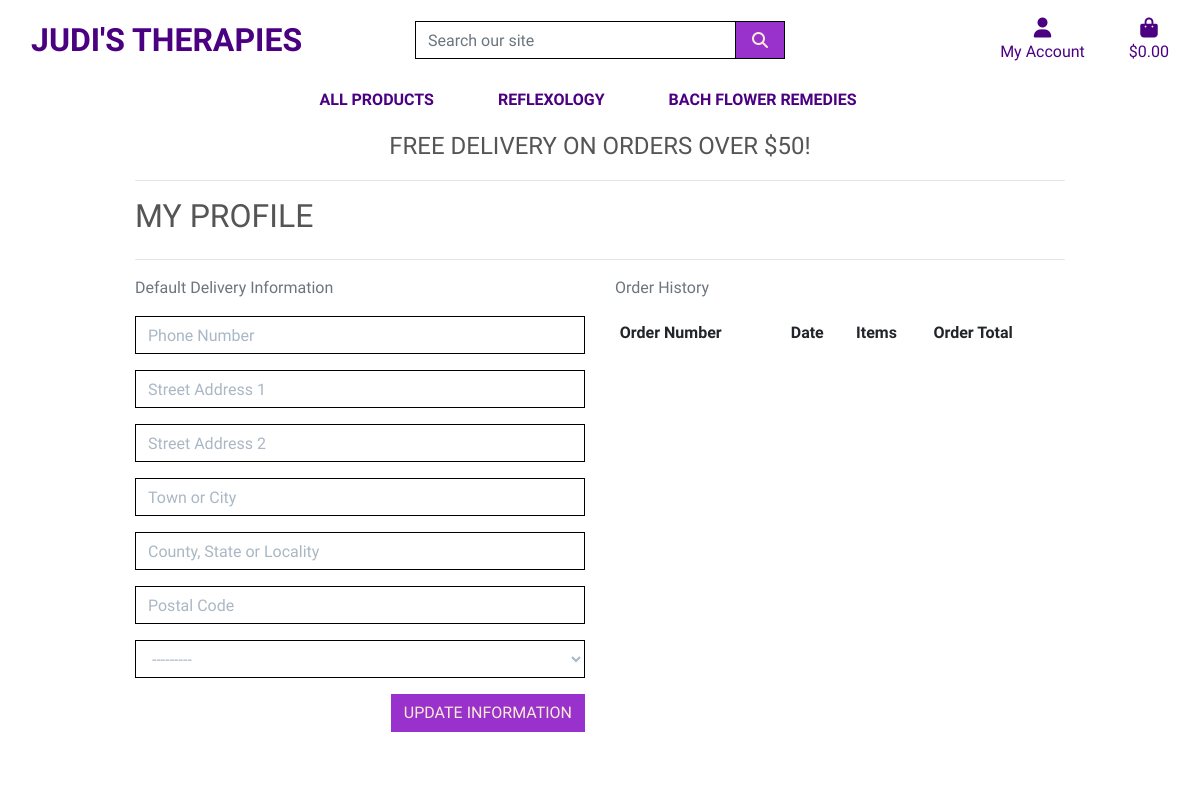
The page /profile/ (signed in) on the database as committed earlier.
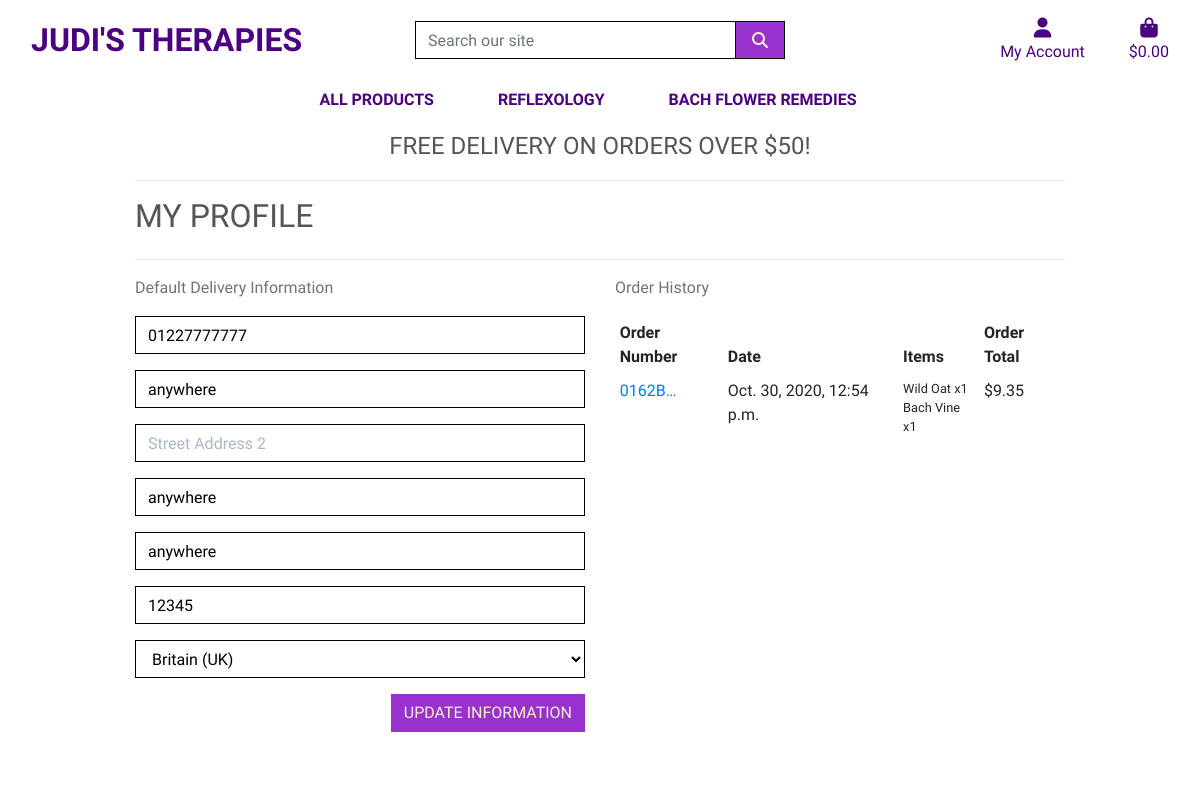
The same page on the database as committed later.
### profiles/models.py (models this page shows, shortened)
class UserProfile(models.Model):
    user = models.OneToOneField(User, on_delete=models.CASCADE)
    default_phone_number = models.CharField(max_length=20, null=True, blank=True)
    default_street_address1 = models.CharField(max_length=80, null=True, blank=True)
    default_street_address2 = models.CharField(max_length=80, null=True, blank=True)
    default_town_or_city = models.CharField(max_length=40, null=True, blank=True)
    default_county = models.CharField(max_length=80, null=True, blank=True)
    default_postcode = models.CharField(max_length=20, null=True, blank=True)
    default_country = CountryField(blank_label='Country', null=True, blank=True)

### checkout/models.py (models this page shows, shortened)
class Order(models.Model):
    order_number = models.CharField(max_length=32, null=False, editable=False)
    user_profile = models.ForeignKey(UserProfile, on_delete=models.SET_NULL,
                                     null=True, blank=True, related_name='orders')
    full_name = models.CharField(max_length=50, null=False, blank=False)
    email = models.EmailField(max_length=254, null=False, blank=False)
    phone_number = models.CharField(max_length=20, null=False, blank=False)
    country = CountryField(blank_label='Country *', null=False, blank=False)
    postcode = models.CharField(max_length=20, null=True, blank=True)
    town_or_city = models.CharField(max_length=40, null=False, blank=False)
    street_address1 = models.CharField(max_length=80, null=False, blank=False)
    street_address2 = models.CharField(max_length=80, null=True, blank=True)
    county = models.CharField(max_length=80, null=True, blank=True)
    date = models.DateTimeField(auto_now_add=True)
    delivery_cost = models.DecimalField(max_digits=6, decimal_places=2, null=False, default=0)
    order_total = models.DecimalField(max_digits=10, decimal_places=2, null=False, default=0)
    grand_total = models.DecimalField(max_digits=10, decimal_places=2, null=False, default=0)
    original_bag = models.TextField(null=False, blank=False, default='')
    stripe_pid = models.CharField(max_length=254, null=False, blank=False, default='')

class OrderLineItem(models.Model):
    order = models.ForeignKey(Order, null=False, blank=False, on_delete=models.CASCADE, related_name='lineitems')
    product = models.ForeignKey(Product, null=False, blank=False, on_delete=models.CASCADE)
    product_size = models.CharField(max_length=2, null=True, blank=True) # XS, S, M, L, XL
    quantity = models.IntegerField(null=False, blank=False, default=0)
    lineitem_total = models.DecimalField(max_digits=6, decimal_places=2, null=False, blank=False, editable=False)

### products/models.py (models this page shows, shortened)
class Product(models.Model):
    category = models.ForeignKey('Category', null=True, blank=True, on_delete=models.SET_NULL)
    sku = models.CharField(max_length=254, null=True, blank=True)
    name = models.CharField(max_length=254)
    description = models.TextField()
    price = models.DecimalField(max_digits=6, decimal_places=2)
    has_sizes = models.BooleanField(default=False, null=True, blank=True)
    rating = models.DecimalField(max_digits=6, decimal_places=2, null=True, blank=True)
    image = models.ImageField(null=True, blank=True)

### profiles/views.py (the view)
# urls.py: path('profile/', include('profiles.urls')),
def profile(request):
    profile = get_object_or_404(UserProfile, user=request.user)
    if request.method == 'POST':
        form = UserProfileForm(request.POST, instance=profile)
        if form.is_valid():
            form.save()
            messages.success(request, 'Profile updated successfully')
        else:
            messages.error(request, 'Update failed. Please ensure the form is valid.')
    else:
        form = UserProfileForm(instance=profile)
    orders = profile.orders.all()
    template = 'profiles/profile.html'
    context = {
        'form': form,
        'orders': orders,
        'on_profile_page': True
    }
    return render(request, template, context)

### profiles/forms.py
class UserProfileForm(forms.ModelForm):
    class Meta:
        model = UserProfile
        exclude = ('user',)
    def __init__(self, *args, **kwargs):
        super().__init__(*args, **kwargs)
        placeholders = {
            'default_phone_number': 'Phone Number',
            'default_postcode': 'Postal Code',
            'default_town_or_city': 'Town or City',
            'default_street_address1': 'Street Address 1',
            'default_street_address2': 'Street Address 2',
            'default_county': 'County, State or Locality',
        }
        self.fields['default_phone_number'].widget.attrs['autofocus'] = True
        for field in self.fields:
            if field != 'default_country':
                if self.fields[field].required:
                    placeholder = f'{placeholders[field]} *'
                else:
                    placeholder = placeholders[field]
                self.fields[field].widget.attrs['placeholder'] = placeholder
            self.fields[field].widget.attrs['class'] = 'border-black rounded-0 profile-form-input'
            self.fields[field].label = False

### bag/contexts.py (called while the page is built, shortened)
def bag_contents(request):
    bag_items = []
    total = 0
    product_count = 0
    bag = request.session.get('bag', {})
    if total < settings.FREE_DELIVERY_THRESHOLD:
        delivery = total * Decimal(settings.STANDARD_DELIVERY_PERCENTAGE / 100)
        free_delivery_delta = settings.FREE_DELIVERY_THRESHOLD - total
    else:
        delivery = 0
        free_delivery_delta = 0
    grand_total = delivery + total
    context = {
        'bag_items': bag_items,
        'total': total,
        'product_count': product_count,
        'delivery': delivery,
        'free_delivery_delta': free_delivery_delta,
        'free_delivery_threshold': settings.FREE_DELIVERY_THRESHOLD,
        'grand_total': grand_total,
    }
    return context

### profiles/templates/profiles/profile.html (shortened to what this page needs)
<!DOCTYPE html>
{% extends "base.html" %}
{% load static %}
{% block extra_css %}
    <link rel="stylesheet" href="{% static 'profiles/css/profile.css' %}">
{% endblock %}
{% block page_header %}
    <div class="container header-container">
    </div>
{% endblock %}
{% block content %}
    <div class="overlay"></div>
    <div class="container">
        <div class="row">
            <div class="col">
                <hr>
                <h2 class="logo-font mb-4">My Profile</h2>
                <hr>
            </div>
        </div>
        <div class="row">
            <div class="col-12 col-lg-6">
                <p class="text-muted">Default Delivery Information</p>
                <form class="mt-3" action="{% url 'profile' %}" method="POST" id="profile-update-form">
                    {{ form|crispy }}
                    <button class="btn btn-black rounded-0 text-uppercase float-right">Update Information</button>
                </form>
            </div>
            <div class="col-12 col-lg-6">
                <p class="text-muted">Order History</p>
                <div class="order-history table-responsive">
                    <table class="table table-sm table-borderless">
                        <thead>
                            <tr>
                                <th>Order Number</th>
                                <th>Date</th>
                                <th>Items</th>
                                <th>Order Total</th>
                            </tr>
                        </thead>
                        <tbody>
                            {% for order in orders %}
                                <tr>
                                    <td>
                                        <a href="{% url 'order_history' order.order_number %}"
                                        title="{{ order.order_number }}">
                                            {{ order.order_number|truncatechars:6 }}
                                        </a>
                                    </td>
                                    <td>{{ order.date }}</td>
                                    <td>
                                        <ul class="list-unstyled">
                                            {% for item in order.lineitems.all %}
                                                <li class="small">
                                                    {{ item.product.name }} x{{ item.quantity }}
                                                </li>
                                            {% endfor %}
                                        </ul>
                                    </td>
                                    <td>${{ order.grand_total }}</td>
                                </tr>
                            {% endfor %}
                        </tbody>
                    </table>
                </div>
            </div>
        </div>
    </div>
{% endblock %}

### templates/base.html (shortened to what this page needs)
<!doctype html>
{% load static %}
<html lang="en">
  <head>
    {% block core_css %}
    <link rel="stylesheet" href="https://stackpath.bootstrapcdn.com/bootstrap/4.4.1/css/bootstrap.min.css">
    <link rel="stylesheet" href="{% static 'css/base.css' %}">
    {% endblock%}
    {% block extra_css %}
    {% endblock %}
  </head>
  <body>
    <header class="container-fluid fixed-top">
        <div id="topnav" class="row bg-white pt-lg-2 d-none d-lg-flex">
            <div class="col-12 col-lg-4 my-auto py-1 py-lg-0 text-center text-lg-left">
                <a href="{% url 'home' %}" class="nav-link main-logo-link">
                    <h2 class="logo-font text-black my-0"><strong>Judi's Therapies</strong></h2>
                </a>
            </div>
            <div class="col-12 col-lg-4 my-auto py-1 py-lg-0">
                <form method="GET" action="{% url 'products' %}">
                    <div class="input-group w-100">
                        <input class="form-control border border-black rounded-0" type="text" name="q" placeholder="Search our site">
                        <div class="input-group-append">
                            <button class="form-control btn btn-black border border-black rounded-0" type="submit">
                                <span class="icon">
                                    <i class="fas fa-search"></i>
                                </span>
                            </button>
                        </div>
                    </div>
                </form>
            </div>
            <div class="col-12 col-lg-4 my-auto py-1 py-lg-0">
                <ul class="list-inline list-unstyled text-center text-lg-right my-0">
                    <li class="list-inline-item dropdown">
                        <a class="text-black nav-link" href="#" id="user-options" data-toggle="dropdown" aria-haspopup="true" aria-expanded="false">
                            <div class="text-center">
                                <div><i class="fas fa-user fa-lg"></i></div>
                                <p class="my-0">My Account</p>
                            </div>
                        </a>
                    </li>
                    <li class="list-inline-item">
                        <a class="{% if grand_total %}text-info font-weight-bold{% else %}text-black{% endif %} nav-link" href="{% url 'view_bag' %}">
                            <div class="text-center">
                                <div><i class="fas fa-shopping-bag fa-lg"></i></div>
                                <p class="my-0">
                                    {% if grand_total %}
                                        ${{ grand_total|floatformat:2 }}
                                    {% else %}
                                        $0.00
                                    {% endif %}
                                </p>
                            </div>
                        </a>
                    </li>
                </ul>
            </div>
        </div>
        <div class="row bg-white">
            <nav class="navbar navbar-expand-lg navbar-light w-100">
                {% include 'includes/mobile-top-header.html' %}
                {% include 'includes/main-nav.html' %}
            </nav>
        </div>
        <div id="delivery-banner" class="row text-center">
            <div class="col bg-black text-purple">
                <h4 class="logo-font my-1">Free delivery on orders over ${{ free_delivery_threshold }}!</h4>
            </div>
        </div>
    </header>
    {% block page_header %}
    {% endblock %}
    {% block content %}
    {% endblock %}
  </body>
</html>

### templates/includes/mobile-top-header.html (shortened to what this page needs)
<!DOCTYPE html>

### templates/includes/main-nav.html (shortened to what this page needs)
<!DOCTYPE html>
<div class="collapse navbar-collapse" id="main-nav">
    <ul class="navbar-nav w-auto mx-auto">
         <li class="nav-item dropdown">
            <a class="logo-font font-weight-bold nav-link text-black mr-5" href="#" id="all-products-link" data-toggle="dropdown" aria-haspopup="true" aria-expanded="false">
                All Products
            </a>
        </li>
        <li class="nav-item dropdown">
            <a class="logo-font font-weight-bold nav-link text-black mr-5" href="#" id="reflexology-link" data-toggle="dropdown" aria-haspopup="true" aria-expanded="false">
                Reflexology
            </a>
        </li>
        <li class="nav-item dropdown">
            <a class="logo-font font-weight-bold nav-link text-black mr-5" href="#" id="bach-flower-link" data-toggle="dropdown" aria-haspopup="true" aria-expanded="false">
                Bach Flower Remedies
            </a>
        </li>
    </ul>
</div>

### static/css/base.css (style rules this page uses)
html { height: 100%; }
body { background: url('/media/Reflexology-Image2.jpg') no-repeat center center fixed; background-size: cover; height: calc(100vh - 164px); color: #555; font-family: 'Kalam'; }
.icon { align-items: center; display: inline-flex; justify-content: center; height: 1.5rem; width: 1.5rem; }
.logo-font { text-transform: uppercase; }
.main-logo-link { width: fit-content; }
.btn-black { background: #9932CC; color: #FAEBD7; }
.text-black { color: #4B0082 !important; }
.border-black { border: 1px solid black !important; }
.overlay { height: 100%; width: 100%; top: 0; left: 0; position: fixed; background: white; z-index: -1; }
@media (min-width: 1200px) { .container { max-width: 80%; } }
@media (min-width: 992px) { .header-container { padding-top: 164px; } }

### profiles/static/profiles/css/profile.css (style rules this page uses)
.order-history { max-height: 416px; overflow-y: auto; }
#profile-update-form .form-control { color: #000; }
#profile-update-form input::placeholder { color: #aab7c4; }
#id_default_country, #id_default_country option:not(:first-child) { color: #000; }

Rows that differ between the two databases and show on the page:
changed UserProfile: default_phone_number (not shown) → "01227777777"; default_street_address1 (not shown) → "anywhere"; default_town_or_city (not shown) → "anywhere"; default_county (not shown) → "anywhere"; default_postcode (not shown) → "12345"; default_country "---------" → "Britain (UK)"
added Order: order_number "0162B…", date "Oct. 30, 2020, 12:54 p.m.", grand_total "9.35"
added OrderLineItem: product.name "Wild Oat", quantity "1"
added OrderLineItem: product.name "Bach Vine", quantity "1"
